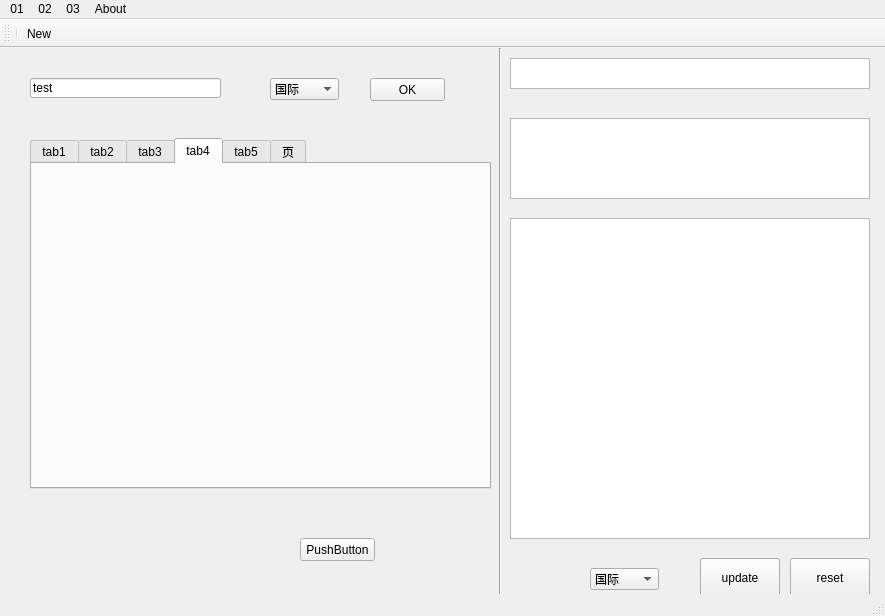
<?xml version="1.0" encoding="UTF-8"?>
<ui version="4.0">
 <class>MainWindow</class>
 <widget class="QMainWindow" name="MainWindow">
  <property name="geometry">
   <rect>
    <x>0</x>
    <y>0</y>
    <width>885</width>
    <height>616</height>
   </rect>
  </property>
  <property name="minimumSize">
   <size>
    <width>80</width>
    <height>0</height>
   </size>
  </property>
  <property name="windowTitle">
   <string>MainWindow</string>
  </property>
  <widget class="QWidget" name="centralWidget">
   <widget class="QTabWidget" name="tabWidget">
    <property name="geometry">
     <rect>
      <x>30</x>
      <y>90</y>
      <width>461</width>
      <height>351</height>
     </rect>
    </property>
    <property name="focusPolicy">
     <enum>Qt::TabFocus</enum>
    </property>
    <property name="contextMenuPolicy">
     <enum>Qt::DefaultContextMenu</enum>
    </property>
    <property name="tabPosition">
     <enum>QTabWidget::North</enum>
    </property>
    <property name="tabShape">
     <enum>QTabWidget::Rounded</enum>
    </property>
    <property name="currentIndex">
     <number>3</number>
    </property>
    <property name="elideMode">
     <enum>Qt::ElideNone</enum>
    </property>
    <widget class="QWidget" name="tab1">
     <attribute name="title">
      <string>tab1</string>
     </attribute>
     <widget class="QPlainTextEdit" name="testText">
      <property name="geometry">
       <rect>
        <x>9</x>
        <y>9</y>
        <width>261</width>
        <height>61</height>
       </rect>
      </property>
      <property name="plainText">
       <string>test</string>
      </property>
     </widget>
     <widget class="QPushButton" name="backbutton">
      <property name="geometry">
       <rect>
        <x>150</x>
        <y>90</y>
        <width>75</width>
        <height>23</height>
       </rect>
      </property>
      <property name="text">
       <string>backupdate</string>
      </property>
     </widget>
    </widget>
    <widget class="QWidget" name="tab2">
     <attribute name="title">
      <string>tab2</string>
     </attribute>
     <widget class="QTableView" name="tableView">
      <property name="geometry">
       <rect>
        <x>0</x>
        <y>0</y>
        <width>601</width>
        <height>331</height>
       </rect>
      </property>
      <property name="editTriggers">
       <set>QAbstractItemView::NoEditTriggers</set>
      </property>
      <property name="dragEnabled">
       <bool>true</bool>
      </property>
      <property name="sortingEnabled">
       <bool>true</bool>
      </property>
     </widget>
    </widget>
    <widget class="QWidget" name="tab3">
     <attribute name="title">
      <string>tab3</string>
     </attribute>
     <widget class="QListView" name="listView">
      <property name="geometry">
       <rect>
        <x>0</x>
        <y>0</y>
        <width>401</width>
        <height>331</height>
       </rect>
      </property>
     </widget>
    </widget>
    <widget class="QWidget" name="tab4">
     <attribute name="title">
      <string>tab4</string>
     </attribute>
    </widget>
    <widget class="QWidget" name="tab5">
     <attribute name="title">
      <string>tab5</string>
     </attribute>
    </widget>
    <widget class="QWidget" name="tab6">
     <attribute name="title">
      <string>页</string>
     </attribute>
     <widget class="QTableWidget" name="tableWidget">
      <property name="geometry">
       <rect>
        <x>5</x>
        <y>11</y>
        <width>501</width>
        <height>191</height>
       </rect>
      </property>
      <row>
       <property name="text">
        <string>11</string>
       </property>
      </row>
      <row>
       <property name="text">
        <string>22</string>
       </property>
      </row>
      <row>
       <property name="text">
        <string>33</string>
       </property>
      </row>
      <row>
       <property name="text">
        <string>44</string>
       </property>
      </row>
      <column>
       <property name="text">
        <string>cc</string>
       </property>
      </column>
      <column>
       <property name="text">
        <string>aa</string>
       </property>
      </column>
      <column>
       <property name="text">
        <string>dd</string>
       </property>
      </column>
      <column>
       <property name="text">
        <string>tt</string>
       </property>
      </column>
     </widget>
    </widget>
   </widget>
   <widget class="QLineEdit" name="urlLine">
    <property name="geometry">
     <rect>
      <x>30</x>
      <y>30</y>
      <width>191</width>
      <height>20</height>
     </rect>
    </property>
    <property name="text">
     <string>test</string>
    </property>
   </widget>
   <widget class="QComboBox" name="categorizebox_p">
    <property name="geometry">
     <rect>
      <x>270</x>
      <y>30</y>
      <width>69</width>
      <height>22</height>
     </rect>
    </property>
    <item>
     <property name="text">
      <string>国际</string>
     </property>
    </item>
    <item>
     <property name="text">
      <string>体育</string>
     </property>
    </item>
    <item>
     <property name="text">
      <string>科技</string>
     </property>
    </item>
    <item>
     <property name="text">
      <string>测试</string>
     </property>
    </item>
   </widget>
   <widget class="QPushButton" name="okbutton">
    <property name="geometry">
     <rect>
      <x>370</x>
      <y>30</y>
      <width>75</width>
      <height>23</height>
     </rect>
    </property>
    <property name="text">
     <string>OK</string>
    </property>
   </widget>
   <widget class="QTextEdit" name="bodyedit">
    <property name="geometry">
     <rect>
      <x>510</x>
      <y>170</y>
      <width>360</width>
      <height>321</height>
     </rect>
    </property>
    <property name="font">
     <font>
      <pointsize>14</pointsize>
     </font>
    </property>
   </widget>
   <widget class="QPushButton" name="pushButton">
    <property name="geometry">
     <rect>
      <x>300</x>
      <y>490</y>
      <width>75</width>
      <height>23</height>
     </rect>
    </property>
    <property name="text">
     <string>PushButton</string>
    </property>
   </widget>
   <widget class="QTextEdit" name="titleedit">
    <property name="geometry">
     <rect>
      <x>510</x>
      <y>10</y>
      <width>360</width>
      <height>31</height>
     </rect>
    </property>
    <property name="sizePolicy">
     <sizepolicy hsizetype="Expanding" vsizetype="Fixed">
      <horstretch>0</horstretch>
      <verstretch>0</verstretch>
     </sizepolicy>
    </property>
    <property name="sizeIncrement">
     <size>
      <width>2</width>
      <height>0</height>
     </size>
    </property>
    <property name="font">
     <font>
      <pointsize>12</pointsize>
     </font>
    </property>
   </widget>
   <widget class="QTextEdit" name="digestedit">
    <property name="geometry">
     <rect>
      <x>510</x>
      <y>70</y>
      <width>360</width>
      <height>81</height>
     </rect>
    </property>
    <property name="font">
     <font>
      <pointsize>12</pointsize>
     </font>
    </property>
   </widget>
   <widget class="QPushButton" name="pushButton_2">
    <property name="geometry">
     <rect>
      <x>700</x>
      <y>510</y>
      <width>80</width>
      <height>40</height>
     </rect>
    </property>
    <property name="text">
     <string>update</string>
    </property>
   </widget>
   <widget class="QPushButton" name="pushButton_3">
    <property name="geometry">
     <rect>
      <x>790</x>
      <y>510</y>
      <width>80</width>
      <height>40</height>
     </rect>
    </property>
    <property name="text">
     <string>reset</string>
    </property>
   </widget>
   <widget class="Line" name="line">
    <property name="geometry">
     <rect>
      <x>490</x>
      <y>0</y>
      <width>20</width>
      <height>561</height>
     </rect>
    </property>
    <property name="frameShadow">
     <enum>QFrame::Sunken</enum>
    </property>
    <property name="orientation">
     <enum>Qt::Vertical</enum>
    </property>
   </widget>
   <widget class="QComboBox" name="categorizebox_m">
    <property name="geometry">
     <rect>
      <x>590</x>
      <y>520</y>
      <width>69</width>
      <height>22</height>
     </rect>
    </property>
    <item>
     <property name="text">
      <string>国际</string>
     </property>
    </item>
    <item>
     <property name="text">
      <string>体育</string>
     </property>
    </item>
    <item>
     <property name="text">
      <string>科技</string>
     </property>
    </item>
    <item>
     <property name="text">
      <string>测试</string>
     </property>
    </item>
   </widget>
  </widget>
  <widget class="QToolBar" name="toolBar_2">
   <property name="windowTitle">
    <string>toolBar_2</string>
   </property>
   <attribute name="toolBarArea">
    <enum>TopToolBarArea</enum>
   </attribute>
   <attribute name="toolBarBreak">
    <bool>false</bool>
   </attribute>
   <addaction name="separator"/>
   <addaction name="newAction"/>
  </widget>
  <widget class="QMenuBar" name="menuBar">
   <property name="geometry">
    <rect>
     <x>0</x>
     <y>0</y>
     <width>885</width>
     <height>23</height>
    </rect>
   </property>
   <widget class="QMenu" name="menu01">
    <property name="title">
     <string>01</string>
    </property>
   </widget>
   <widget class="QMenu" name="menu02">
    <property name="title">
     <string>02</string>
    </property>
   </widget>
   <widget class="QMenu" name="menu03">
    <property name="title">
     <string>03</string>
    </property>
    <addaction name="newAction"/>
   </widget>
   <widget class="QMenu" name="menuAbout">
    <property name="title">
     <string>About</string>
    </property>
    <addaction name="actionAbout"/>
   </widget>
   <addaction name="menu01"/>
   <addaction name="menu02"/>
   <addaction name="menu03"/>
   <addaction name="menuAbout"/>
  </widget>
  <widget class="QStatusBar" name="statusBar"/>
  <action name="actionAbout">
   <property name="text">
    <string>About</string>
   </property>
  </action>
  <action name="newAction">
   <property name="text">
    <string>&amp;New</string>
   </property>
   <property name="shortcut">
    <string>Ctrl+N</string>
   </property>
  </action>
 </widget>
 <resources/>
 <connections>
  <connection>
   <sender>tableView</sender>
   <signal>doubleClicked(QModelIndex)</signal>
   <receiver>MainWindow</receiver>
   <slot>show()</slot>
   <hints>
    <hint type="sourcelabel">
     <x>125</x>
     <y>236</y>
    </hint>
    <hint type="destinationlabel">
     <x>170</x>
     <y>111</y>
    </hint>
   </hints>
  </connection>
 </connections>
</ui>
